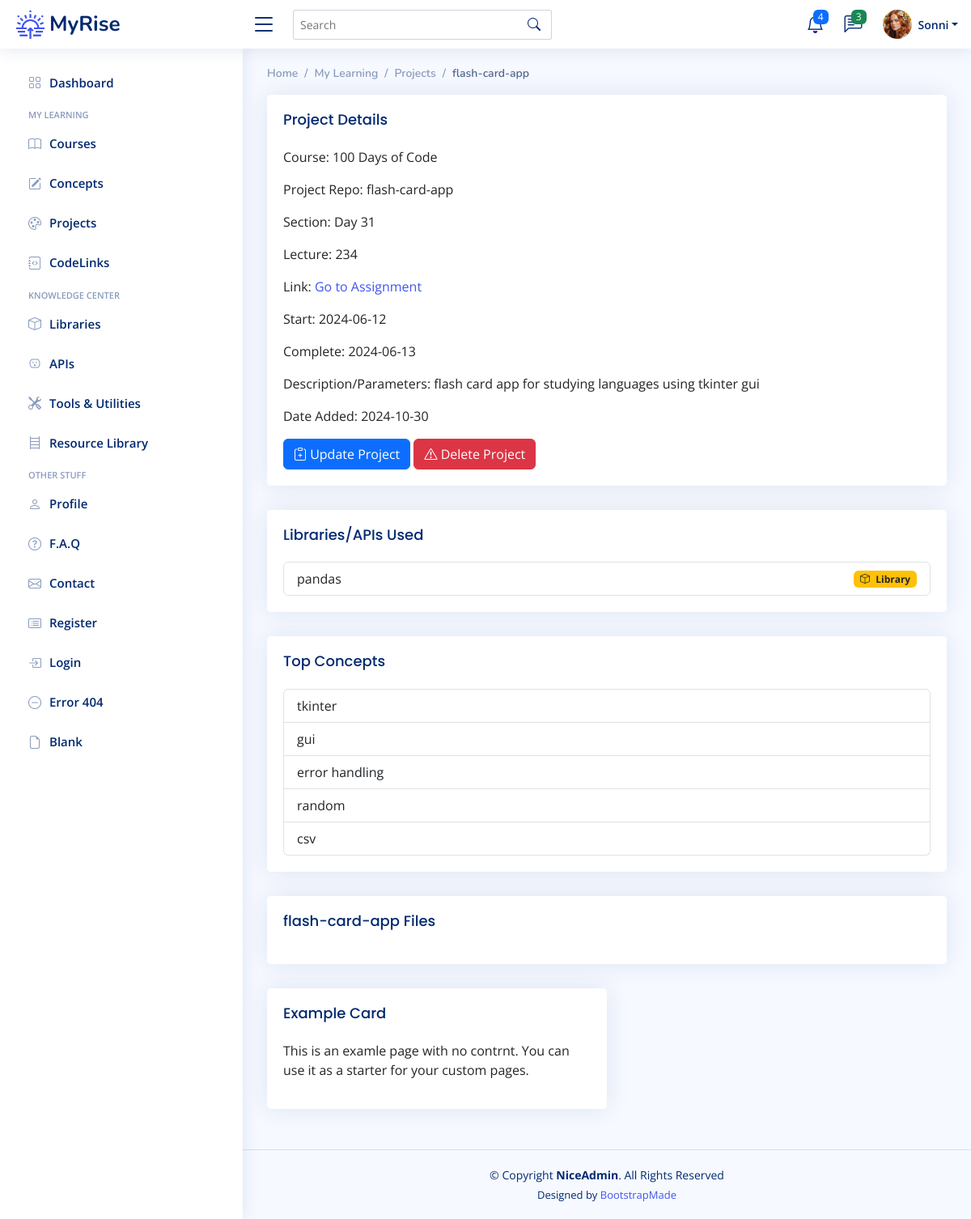
/projects/1 (signed in), run on an earlier commit of the app's database.
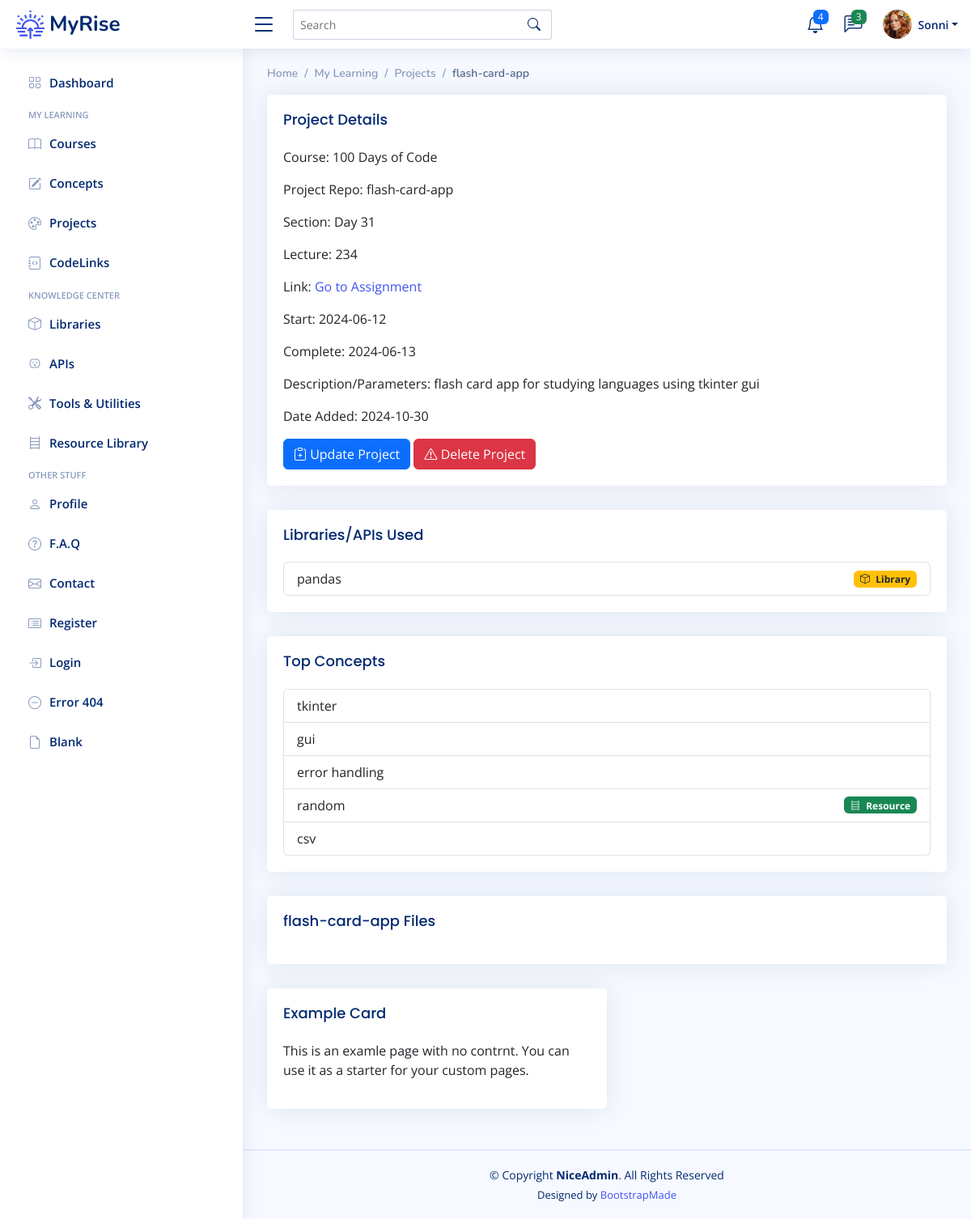
And on a later commit of the database.
### app/models.py (models this page shows)
class Concept(db.Model):
    __tablename__ = "concepts"
    id: Mapped[int] = mapped_column(Integer, primary_key=True)
    concept_term: Mapped[str] = mapped_column(String(50), nullable=False)
    category: Mapped[str] = mapped_column(String(100), nullable=True)
    description: Mapped[str] = mapped_column(Text, nullable=True)
    date_added: Mapped[datetime.date] = mapped_column(Date, nullable=False)

### app/routes.py (the view)
@app.route('/projects/<int:num>')
@login_required
def project_detail(num):
    target_project = db.get_or_404(Project, num)
    proj_concepts = []
    for concept in target_project.concepts:
        proj_concepts.append(concept)
    return render_template('project-detail.html', project=target_project, concepts=proj_concepts, concept_badge=concept_categories)

### app/models.py (called while the page is built)
@login_manager.user_loader
def load_user(user_id):
    return db.get_or_404(User, user_id)

### app/templates/project-detail.html (shortened to what this page needs)
{% extends 'base.html' %}
{% from 'bootstrap5/form.html' import render_form %}
{% block content %}
	<main id="main" class="main">
    <div class="pagetitle">
      <nav>
        <ol class="breadcrumb">
          <li class="breadcrumb-item"><a href="index.html">Home</a></li>
          <li class="breadcrumb-item">My Learning</li>
          <li class="breadcrumb-item">Projects</li>
		  <li class="breadcrumb-item active">{{ project.name }}</li>
        </ol>
      </nav>
    </div>
		<div class="card">
            <div class="card-body">
              <h5 class="card-title">Project Details</h5>
					<p>Course: {{ project.course.name }}</p>
					<p>Project Repo: {{ project.repo.name }}</p>
					<p>Section: {{ project.section }}</p>
					<p>Lecture: {{ project.lecture }}</p>
					<p>Link: <a href="{{ project.assignment_link }}" target="_blank">Go to Assignment</a> </p>
					<p>Start: {{ project.start }}</p>
					<p>Complete: {{ project.complete }}</p>
					<p>Description/Parameters: {{ project.description }}</p>
					<p>Date Added: {{ project.date_added }}</p>
              <a href="{{ url_for('update_project', num=project.id) }}">
			  <button type="button" class="btn btn-primary"><i class="bi bi-clipboard-plus"></i> Update Project</button>
			</a>
			<a href="{{ url_for('delete_project', num=project.id) }}">
		  <button type="button" class="btn btn-danger"><i class="bi bi-exclamation-triangle"></i> Delete Project</button>
			</a>
				 </div>
		  </div>
		<div class="card">
            <div class="card-body">
              <h5 class="card-title">Libraries/APIs Used</h5>
              <ul class="list-group">
				  {% for concept in concepts %}
				  {% if concept.category == 'library' or concept.category == 'api' %}
				  <li class="list-group-item d-flex justify-content-between align-items-center">
					  {{ concept.concept_term }}
					  <span class="badge {{ concept_badge[concept.category][1] }}"><i class="bi {{ concept_badge[concept.category][2] }} me-1"></i> {{ concept_badge[concept.category][0] }}</span>
                </li>
				  {% endif %}
				  {% endfor %}
              </ul>
            </div>
          </div>
	<div class="card">
            <div class="card-body">
              <h5 class="card-title">Top Concepts</h5>
              <ul class="list-group">
				  {% for concept in concepts %}
				  {% if concept.category != 'library' and concept.category != 'api' %}
				  <li class="list-group-item d-flex justify-content-between align-items-center">
					  {{ concept.concept_term }}
					  {% if concept.category %}
					  <span class="badge {{ concept_badge[concept.category][1] }}"><i class="bi {{ concept_badge[concept.category][2] }} me-1"></i> {{ concept_badge[concept.category][0] }}</span>
					  {% endif %}
                </li>
					{% endif %}
				  {% endfor %}
              </ul>
            </div>
          </div>
	 <div class="card">
		<div class="card-body">
		  <h5 class="card-title">{{ project.name }} Files</h5>
		</div>
	 </div>
    <section class="section">
        <div class="col-lg-6">
          <div class="card">
            <div class="card-body">
              <h5 class="card-title">Example Card</h5>
              <p>This is an examle page with no contrnt. You can use it as a starter for your custom pages.</p>
            </div>
          </div>
        </div>
    </section>
	</main>
{% endblock %}

What changed in the data, as far as the page shows it:
changed Concept "random": category (not shown) → "Resource"
